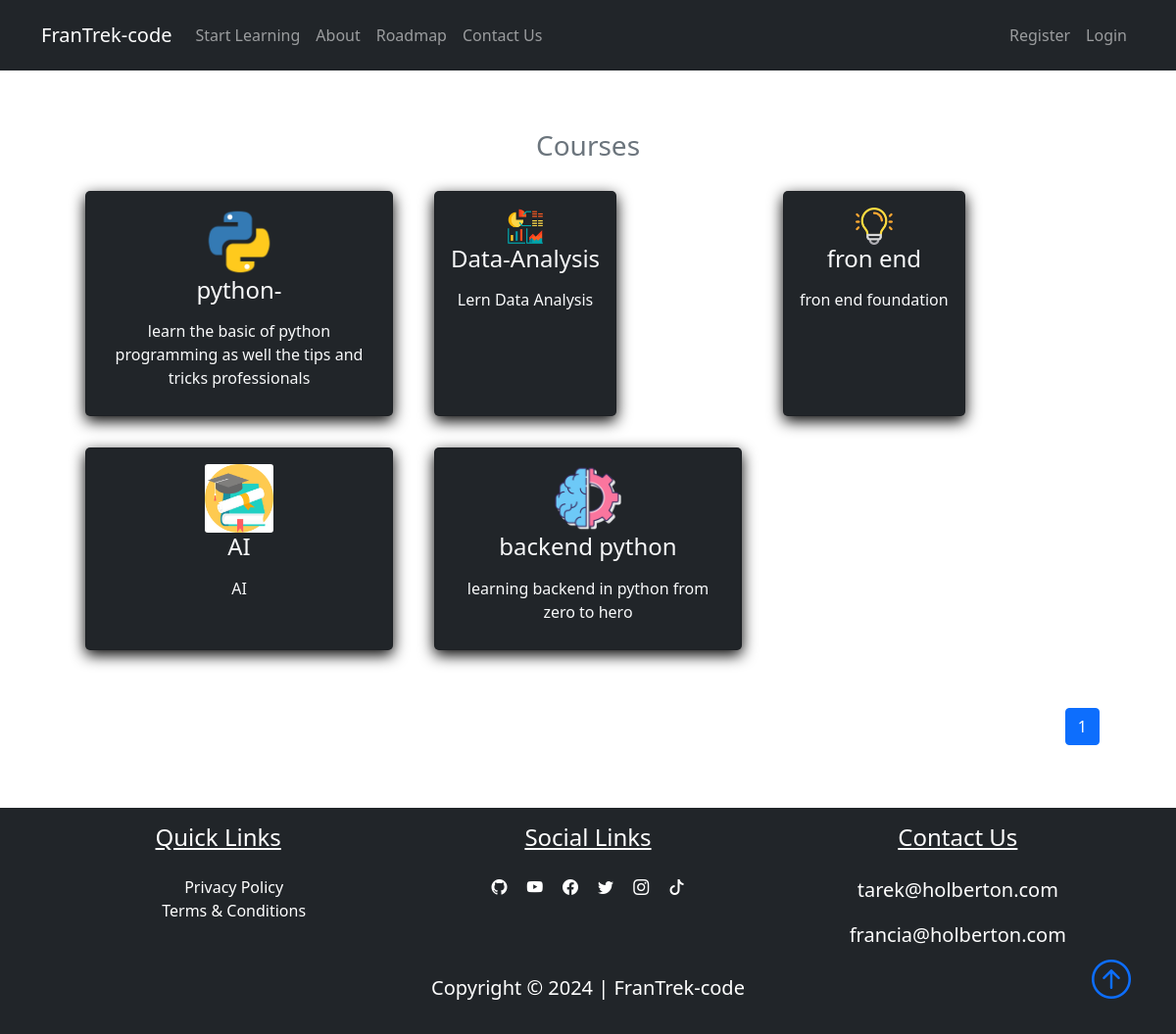
The app's page /courses, older data.
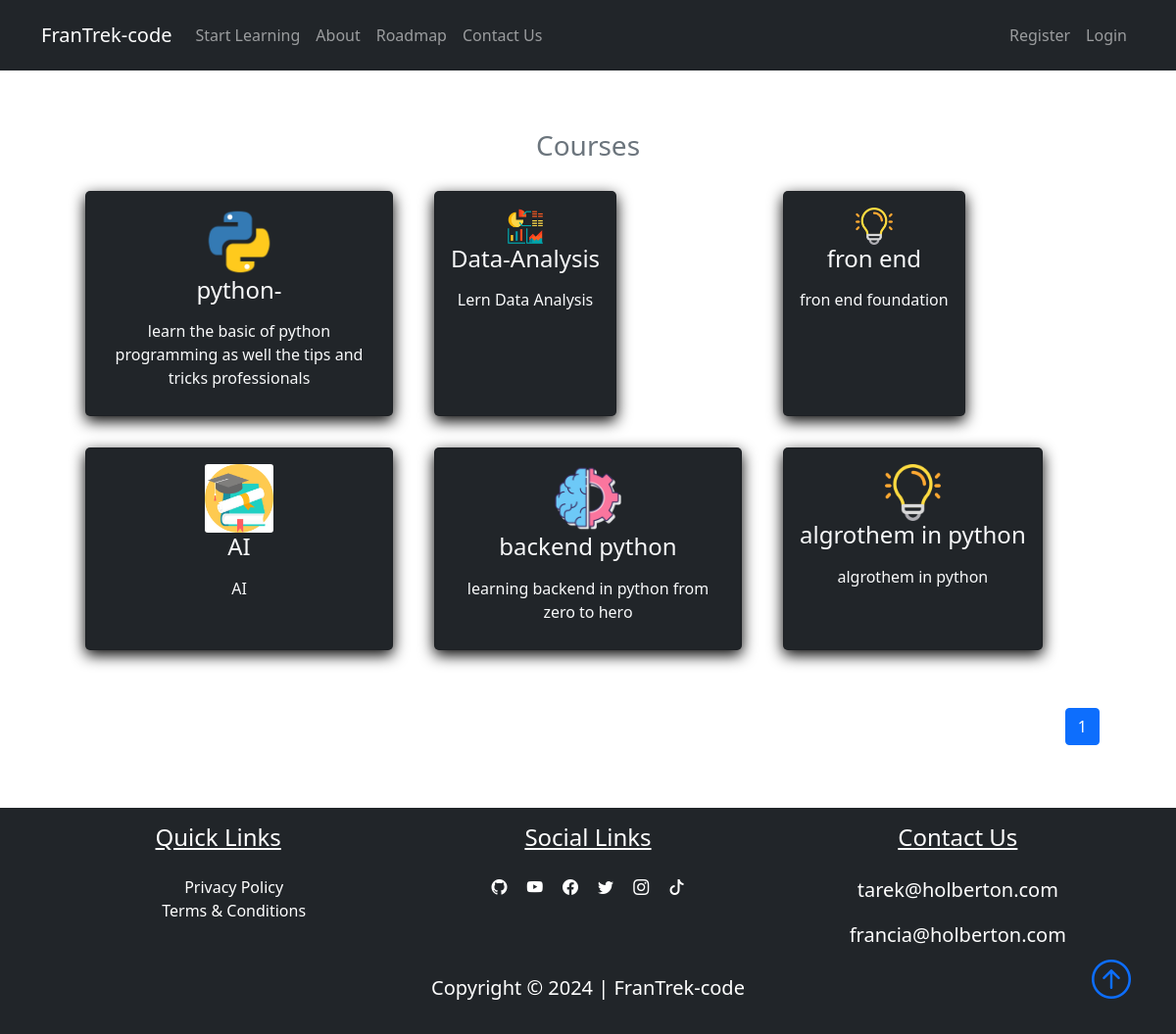
The same page, newer data.
### FranTrek/models.py (models this page shows, shortened)
class Course(db.Model):
    id = db.Column(db.Integer, primary_key=True)
    title = db.Column(db.String(50), unique=True, nullable=False)
    description = db.Column(db.String(150), nullable=False)
    icon = db.Column(db.String(20), nullable=False, default="default_icon.jpg")
    lessons = db.relationship("Lesson", backref="course_name", lazy=True)

### FranTrek/courses/routes.py (the view)
@courses_bp.route("/courses")
def courses():
    page = request.args.get("page", 1, type=int)
    courses = Course.query.paginate(page=page, per_page=6)
    return render_template("courses.html", title="Courses", courses=courses)

### FranTrek/templates/courses.html
{% extends "layout.html"%}
{% block content %}
<section class="bg-ligh">
    <div class="container p-5">
        <h3 class="text-center text-secondary" id='learn'>Courses</h3>
        <div class="row">
            {% for course in courses.items %}
            <div class="col-sm-12 col-md-6 col-lg-4 p-3 d-flex align-items-stretch">
                <a href="{{url_for('courses.course', course_title=course.title)}}" class="text-decoration-none">
                    <div class="card bg-dark text-light h-100">
                        <div class="card-body text-center">
                            <img src="{{url_for('static', filename='course_icons/'+course.icon)}}" alt=""
                                class="card-img w-25">
                            <h4 class="card-title mb-3">
                                {{course.title}}
                            </h4>
                            <p class="card-text">{{course.description}}</p>
                        </div>
                    </div>
                </a>
            </div>
            {% endfor %}
            <nav class="mt-5" aria-label="...">
                <ul class="pagination" style="display: flex; justify-content: flex-end">
                    {% for page_num in courses.iter_pages(left_edge=1, right_edge=1, left_current=1, right_current=2) %}
                    {% if page_num %}
                    {% if courses.page == page_num %}
                    <li class="page-item active">
                        <a href="{{url_for('courses.courses', page=page_num)}}" class="page-link">{{page_num}}</a>
                    </li>
                    {%else%}
                    <li class="page-item">
                        <a href="{{url_for('courses.courses', page=page_num)}}" class="page-link">{{page_num}}</a>
                    </li>
                    {%endif%}
                    {% else %}
                    ...
                    {% endif %}
                    {% endfor %}
                </ul>
            </nav>
        </div>
    </div>
</section>
{% endblock content %}

Row changes from the older to the newer data that the page shows:
added Course: icon (picture), title "algrothem in python", description "algrothem in python"
